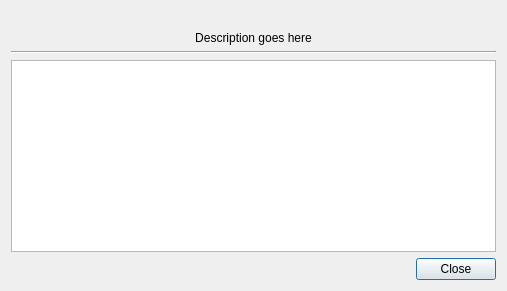
<?xml version="1.0" encoding="UTF-8"?>
<ui version="4.0">
 <class>AccountFactoryWrapper</class>
 <widget class="QDialog" name="AccountFactoryWrapper">
  <property name="geometry">
   <rect>
    <x>0</x>
    <y>0</y>
    <width>507</width>
    <height>150</height>
   </rect>
  </property>
  <property name="windowTitle">
   <string notr="true" extracomment="not translatable because not shown to the user">Dialog</string>
  </property>
  <layout class="QVBoxLayout" name="verticalLayout">
   <item>
    <widget class="QLabel" name="factoryIcon">
     <property name="text">
      <string/>
     </property>
     <property name="alignment">
      <set>Qt::AlignCenter</set>
     </property>
    </widget>
   </item>
   <item>
    <widget class="QLabel" name="factoryDescription">
     <property name="text">
      <string notr="true" extracomment="not translatable because not shown to the user">Description goes here</string>
     </property>
     <property name="alignment">
      <set>Qt::AlignCenter</set>
     </property>
    </widget>
   </item>
   <item>
    <spacer name="verticalSpacer">
     <property name="orientation">
      <enum>Qt::Vertical</enum>
     </property>
     <property name="sizeHint" stdset="0">
      <size>
       <width>20</width>
       <height>20</height>
      </size>
     </property>
    </spacer>
   </item>
   <item>
    <widget class="Line" name="line">
     <property name="orientation">
      <enum>Qt::Horizontal</enum>
     </property>
    </widget>
   </item>
   <item>
    <widget class="QTreeWidget" name="accountsList">
     <property name="sizePolicy">
      <sizepolicy hsizetype="Expanding" vsizetype="Minimum">
       <horstretch>0</horstretch>
       <verstretch>0</verstretch>
      </sizepolicy>
     </property>
     <property name="verticalScrollBarPolicy">
      <enum>Qt::ScrollBarAlwaysOff</enum>
     </property>
     <property name="horizontalScrollBarPolicy">
      <enum>Qt::ScrollBarAlwaysOff</enum>
     </property>
     <property name="autoScroll">
      <bool>false</bool>
     </property>
     <property name="selectionMode">
      <enum>QAbstractItemView::NoSelection</enum>
     </property>
     <property name="verticalScrollMode">
      <enum>QAbstractItemView::ScrollPerItem</enum>
     </property>
     <property name="rootIsDecorated">
      <bool>false</bool>
     </property>
     <property name="headerHidden">
      <bool>true</bool>
     </property>
     <property name="expandsOnDoubleClick">
      <bool>false</bool>
     </property>
     <column>
      <property name="text">
       <string notr="true">1</string>
      </property>
     </column>
    </widget>
   </item>
   <item>
    <widget class="QDialogButtonBox" name="buttonBox">
     <property name="orientation">
      <enum>Qt::Horizontal</enum>
     </property>
     <property name="standardButtons">
      <set>QDialogButtonBox::Close</set>
     </property>
    </widget>
   </item>
  </layout>
 </widget>
 <resources/>
 <connections/>
</ui>
